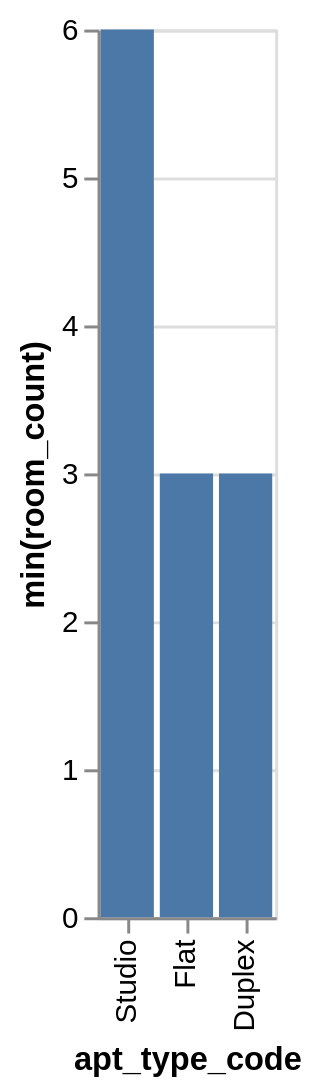

This figure's Vega-Lite source:
### Vega-Lite specification from a JSON file in a GitHub repository (floating-point values rounded to 4 significant figures)
{"data": {"values": [{"x_data": "Studio", "y_data": 6}, {"x_data": "Flat", "y_data": 3}, {"x_data": "Duplex", "y_data": 3}]}, "mark": "bar", "encoding": {"x": {"field": "x_data", "type": "nominal", "title": "apt_type_code", "sort": "descending"}, "y": {"field": "y_data", "type": "quantitative", "title": "min(room_count)"}}}
